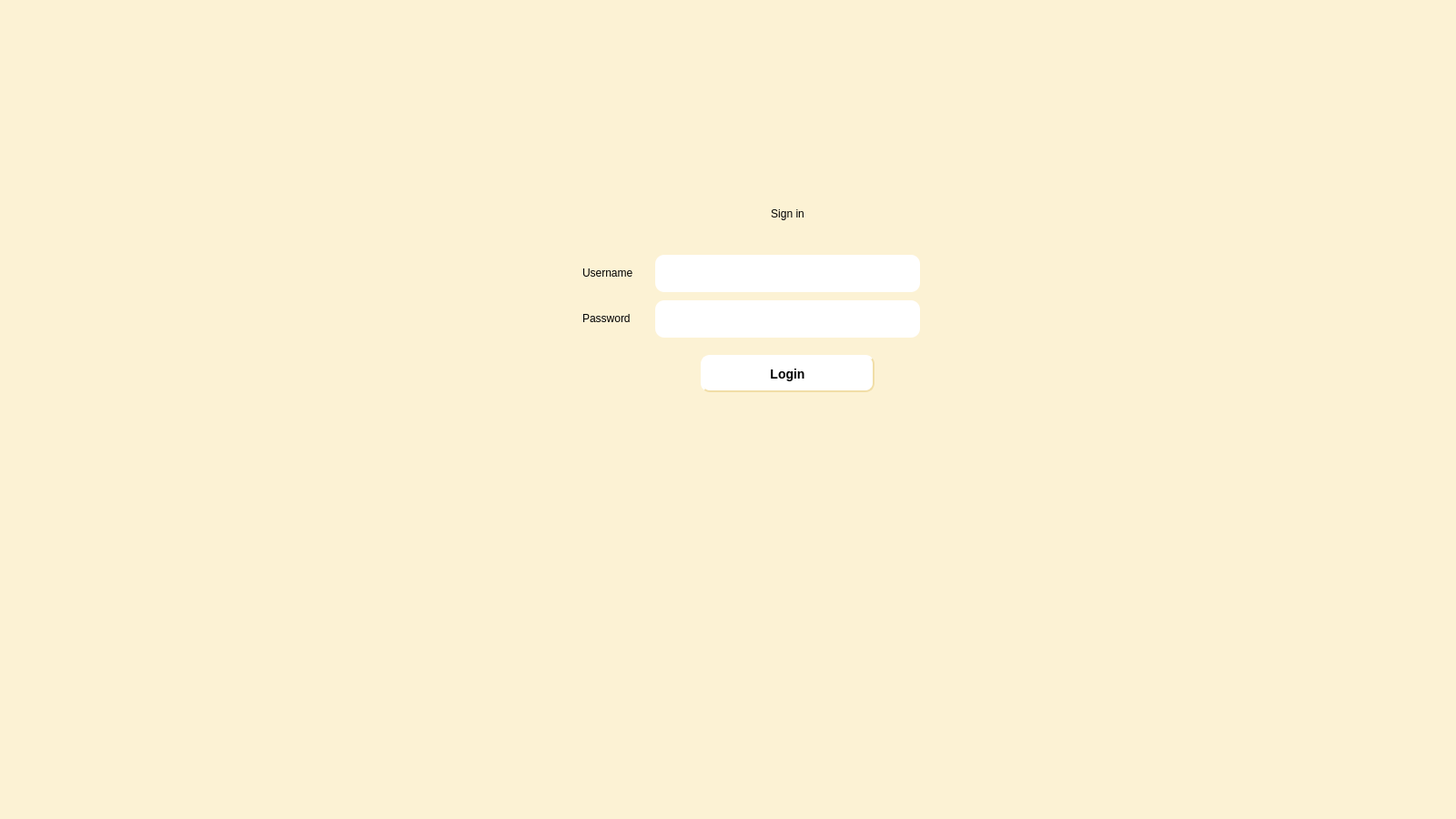
<?xml version="1.0" encoding="UTF-8"?>
<ui version="4.0">
 <class>MainWindow</class>
 <widget class="QMainWindow" name="MainWindow">
  <property name="geometry">
   <rect>
    <x>0</x>
    <y>0</y>
    <width>1600</width>
    <height>900</height>
   </rect>
  </property>
  <property name="windowTitle">
   <string>Sign in</string>
  </property>
  <property name="styleSheet">
   <string notr="true">background-color: #FCF2D4;</string>
  </property>
  <widget class="QWidget" name="centralwidget">
   <widget class="QLineEdit" name="login_input">
    <property name="geometry">
     <rect>
      <x>720</x>
      <y>280</y>
      <width>291</width>
      <height>41</height>
     </rect>
    </property>
    <property name="styleSheet">
     <string notr="true">background-color: rgb(255, 255, 255);
border-radius: 10px;</string>
    </property>
   </widget>
   <widget class="QLineEdit" name="password_input">
    <property name="geometry">
     <rect>
      <x>720</x>
      <y>330</y>
      <width>291</width>
      <height>41</height>
     </rect>
    </property>
    <property name="styleSheet">
     <string notr="true">background-color: rgb(255, 255, 255);
border-radius: 10px;</string>
    </property>
    <property name="text">
     <string/>
    </property>
    <property name="echoMode">
     <enum>QLineEdit::Password</enum>
    </property>
   </widget>
   <widget class="QPushButton" name="button_login">
    <property name="geometry">
     <rect>
      <x>770</x>
      <y>390</y>
      <width>191</width>
      <height>41</height>
     </rect>
    </property>
    <property name="styleSheet">
     <string notr="true">background-color: white;
    border-style: outset;
    border-width: 2px;
    border-radius: 10px;
    border-color: #F1DEA7;
    font: bold 14px;
    min-width: 10em;
    padding: 6px;</string>
    </property>
    <property name="text">
     <string>Login</string>
    </property>
   </widget>
   <widget class="QLabel" name="label">
    <property name="geometry">
     <rect>
      <x>820</x>
      <y>200</y>
      <width>91</width>
      <height>71</height>
     </rect>
    </property>
    <property name="styleSheet">
     <string notr="true">font: 18pt &quot;Segoe UI Emoji&quot;;</string>
    </property>
    <property name="text">
     <string>&lt;html&gt;&lt;head/&gt;&lt;body&gt;&lt;p align=&quot;center&quot;&gt;Sign in&lt;/p&gt;&lt;/body&gt;&lt;/html&gt;</string>
    </property>
   </widget>
   <widget class="QLabel" name="label_2">
    <property name="geometry">
     <rect>
      <x>640</x>
      <y>290</y>
      <width>71</width>
      <height>20</height>
     </rect>
    </property>
    <property name="styleSheet">
     <string notr="true">font: 12pt &quot;MS Shell Dlg 2&quot;;</string>
    </property>
    <property name="text">
     <string>Username</string>
    </property>
   </widget>
   <widget class="QLabel" name="label_3">
    <property name="geometry">
     <rect>
      <x>640</x>
      <y>340</y>
      <width>71</width>
      <height>20</height>
     </rect>
    </property>
    <property name="styleSheet">
     <string notr="true">font: 12pt &quot;MS Shell Dlg 2&quot;;</string>
    </property>
    <property name="text">
     <string>Password</string>
    </property>
   </widget>
  </widget>
  <widget class="QMenuBar" name="menubar">
   <property name="geometry">
    <rect>
     <x>0</x>
     <y>0</y>
     <width>1600</width>
     <height>21</height>
    </rect>
   </property>
  </widget>
  <widget class="QStatusBar" name="statusbar"/>
 </widget>
 <resources/>
 <connections/>
</ui>
